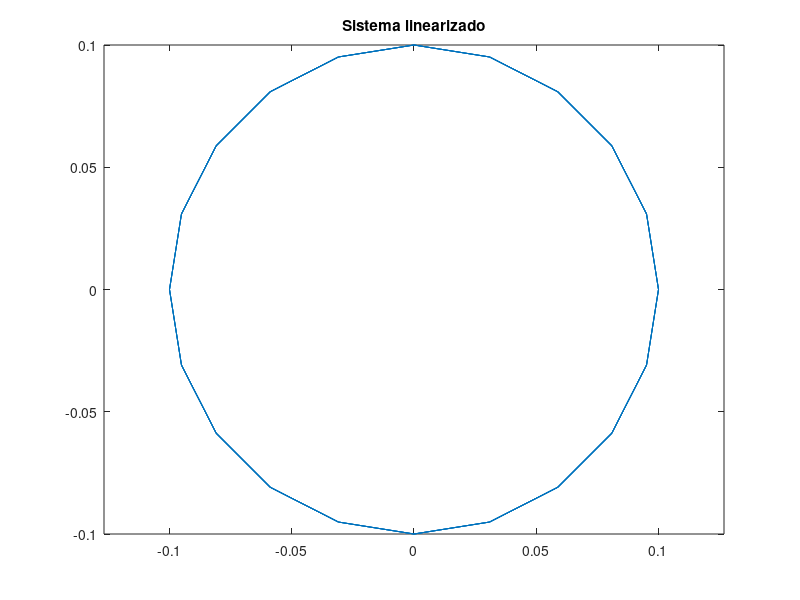
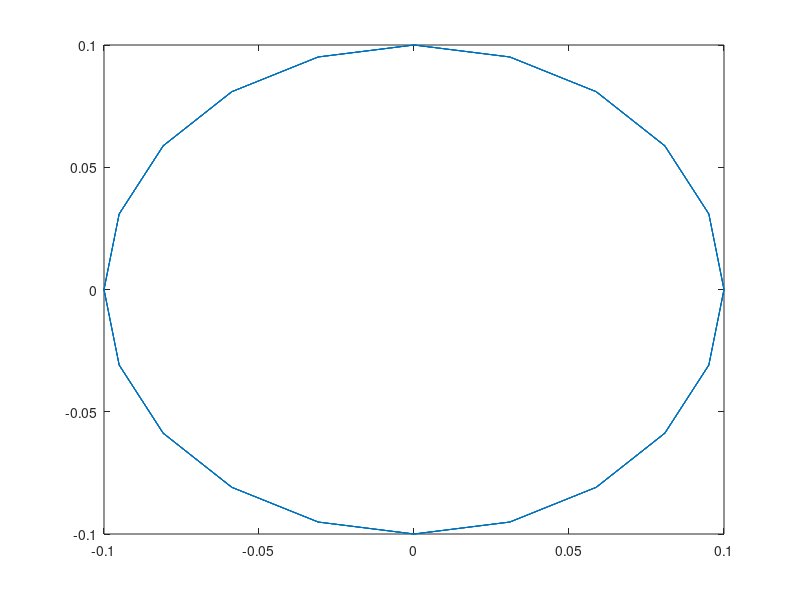

These figures' MATLAB source, in order: (Note: this script raises an error after producing the figures.)
%clear; close all; clc;

x = 0; y = 0; r = 0.1; c = 'b';

th = 0:pi/10:2*pi;
x_circle = r * cos(th) + x;
y_circle = r * sin(th) + y;

clear th r x y c

x_circle = [x_circle x_circle x_circle x_circle];
y_circle = [y_circle y_circle y_circle y_circle];
t = transpose(linspace(1,40,length(x_circle)));

circles = plot(x_circle, y_circle);

hold on

figure(2);

circles = plot(x_circle, y_circle);

hold on;

figure(1);

x_circle = [t, transpose(x_circle)];
y_circle = [t, transpose(y_circle)];


% x_circle_out_lin = out.x_circle_out_lin.data;
% y_circle_out_lin = out.y_circle_out_lin.data;
% 
% circles = plot(x_circle_out_lin, y_circle_out_lin);

title('Sistema linearizado');

axis equal

figure(2);

x_circle_out_nlin = out.x_circle_out_nlin.data;
y_circle_out_nlin = out.y_circle_out_nlin.data;

circles = plot(x_circle_out_nlin, y_circle_out_nlin);

title('Sistema não linearizado');

axis equal

